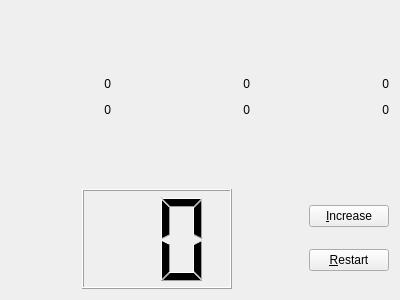
<?xml version="1.0" encoding="UTF-8"?>
<ui version="4.0">
 <class>Form</class>
 <widget class="QWidget" name="Form">
  <property name="geometry">
   <rect>
    <x>0</x>
    <y>0</y>
    <width>400</width>
    <height>300</height>
   </rect>
  </property>
  <property name="windowTitle">
   <string>Form</string>
  </property>
  <layout class="QGridLayout" name="gridLayout">
   <item row="0" column="0">
    <spacer name="verticalSpacer_2">
     <property name="orientation">
      <enum>Qt::Vertical</enum>
     </property>
     <property name="sizeHint" stdset="0">
      <size>
       <width>20</width>
       <height>53</height>
      </size>
     </property>
    </spacer>
   </item>
   <item row="1" column="0">
    <layout class="QHBoxLayout" name="horizontalLayout">
     <item>
      <widget class="mylabel" name="label_7">
       <property name="enabled">
        <bool>true</bool>
       </property>
       <property name="minimumSize">
        <size>
         <width>100</width>
         <height>20</height>
        </size>
       </property>
       <property name="text">
        <string>0</string>
       </property>
       <property name="alignment">
        <set>Qt::AlignRight|Qt::AlignTrailing|Qt::AlignVCenter</set>
       </property>
      </widget>
     </item>
     <item>
      <spacer name="horizontalSpacer">
       <property name="orientation">
        <enum>Qt::Horizontal</enum>
       </property>
       <property name="sizeHint" stdset="0">
        <size>
         <width>13</width>
         <height>20</height>
        </size>
       </property>
      </spacer>
     </item>
     <item>
      <widget class="mylabel" name="label_2">
       <property name="minimumSize">
        <size>
         <width>100</width>
         <height>20</height>
        </size>
       </property>
       <property name="text">
        <string>0</string>
       </property>
       <property name="alignment">
        <set>Qt::AlignRight|Qt::AlignTrailing|Qt::AlignVCenter</set>
       </property>
      </widget>
     </item>
     <item>
      <spacer name="horizontalSpacer_2">
       <property name="orientation">
        <enum>Qt::Horizontal</enum>
       </property>
       <property name="sizeHint" stdset="0">
        <size>
         <width>13</width>
         <height>20</height>
        </size>
       </property>
      </spacer>
     </item>
     <item>
      <widget class="mylabel" name="label_3">
       <property name="minimumSize">
        <size>
         <width>100</width>
         <height>20</height>
        </size>
       </property>
       <property name="text">
        <string>0</string>
       </property>
       <property name="alignment">
        <set>Qt::AlignRight|Qt::AlignTrailing|Qt::AlignVCenter</set>
       </property>
      </widget>
     </item>
    </layout>
   </item>
   <item row="2" column="0">
    <layout class="QHBoxLayout" name="horizontalLayout_2">
     <item>
      <widget class="mylabel" name="label_4">
       <property name="minimumSize">
        <size>
         <width>100</width>
         <height>20</height>
        </size>
       </property>
       <property name="text">
        <string>0</string>
       </property>
       <property name="alignment">
        <set>Qt::AlignRight|Qt::AlignTrailing|Qt::AlignVCenter</set>
       </property>
      </widget>
     </item>
     <item>
      <spacer name="horizontalSpacer_3">
       <property name="orientation">
        <enum>Qt::Horizontal</enum>
       </property>
       <property name="sizeHint" stdset="0">
        <size>
         <width>13</width>
         <height>20</height>
        </size>
       </property>
      </spacer>
     </item>
     <item>
      <widget class="mylabel" name="label_5">
       <property name="minimumSize">
        <size>
         <width>100</width>
         <height>20</height>
        </size>
       </property>
       <property name="text">
        <string>0</string>
       </property>
       <property name="alignment">
        <set>Qt::AlignRight|Qt::AlignTrailing|Qt::AlignVCenter</set>
       </property>
      </widget>
     </item>
     <item>
      <spacer name="horizontalSpacer_4">
       <property name="orientation">
        <enum>Qt::Horizontal</enum>
       </property>
       <property name="sizeHint" stdset="0">
        <size>
         <width>13</width>
         <height>20</height>
        </size>
       </property>
      </spacer>
     </item>
     <item>
      <widget class="mylabel" name="label_6">
       <property name="minimumSize">
        <size>
         <width>100</width>
         <height>20</height>
        </size>
       </property>
       <property name="text">
        <string>0</string>
       </property>
       <property name="alignment">
        <set>Qt::AlignRight|Qt::AlignTrailing|Qt::AlignVCenter</set>
       </property>
      </widget>
     </item>
    </layout>
   </item>
   <item row="3" column="0">
    <spacer name="verticalSpacer">
     <property name="orientation">
      <enum>Qt::Vertical</enum>
     </property>
     <property name="sizeHint" stdset="0">
      <size>
       <width>20</width>
       <height>53</height>
      </size>
     </property>
    </spacer>
   </item>
   <item row="4" column="0">
    <layout class="QHBoxLayout" name="horizontalLayout_3">
     <item>
      <spacer name="horizontalSpacer_6">
       <property name="orientation">
        <enum>Qt::Horizontal</enum>
       </property>
       <property name="sizeHint" stdset="0">
        <size>
         <width>28</width>
         <height>20</height>
        </size>
       </property>
      </spacer>
     </item>
     <item>
      <widget class="mynumber" name="lcdNumber">
       <property name="minimumSize">
        <size>
         <width>150</width>
         <height>100</height>
        </size>
       </property>
       <property name="digitCount">
        <number>2</number>
       </property>
       <property name="mode">
        <enum>QLCDNumber::Dec</enum>
       </property>
      </widget>
     </item>
     <item>
      <spacer name="horizontalSpacer_5">
       <property name="orientation">
        <enum>Qt::Horizontal</enum>
       </property>
       <property name="sizeHint" stdset="0">
        <size>
         <width>28</width>
         <height>20</height>
        </size>
       </property>
      </spacer>
     </item>
     <item>
      <layout class="QVBoxLayout" name="verticalLayout">
       <item>
        <widget class="QPushButton" name="pushButton">
         <property name="text">
          <string>&amp;Increase</string>
         </property>
        </widget>
       </item>
       <item>
        <widget class="QPushButton" name="pushButton_2">
         <property name="text">
          <string>&amp;Restart</string>
         </property>
        </widget>
       </item>
      </layout>
     </item>
    </layout>
   </item>
  </layout>
 </widget>
 <customwidgets>
  <customwidget>
   <class>mylabel</class>
   <extends>QLabel</extends>
   <header>mylabel.h</header>
   <slots>
    <signal>increaseNext()</signal>
    <signal>sendValue(int)</signal>
    <slot>increase()</slot>
    <slot>labelToZero()</slot>
    <slot>getResult(int)</slot>
   </slots>
  </customwidget>
  <customwidget>
   <class>mynumber</class>
   <extends>QLCDNumber</extends>
   <header>mynumber.h</header>
   <slots>
    <slot>getResult(int)</slot>
    <slot>resetResult()</slot>
    <slot>newResult()</slot>
   </slots>
  </customwidget>
 </customwidgets>
 <resources/>
 <connections>
  <connection>
   <sender>label_6</sender>
   <signal>increaseNext()</signal>
   <receiver>label_5</receiver>
   <slot>increase()</slot>
   <hints>
    <hint type="sourcelabel">
     <x>337</x>
     <y>110</y>
    </hint>
    <hint type="destinationlabel">
     <x>200</x>
     <y>110</y>
    </hint>
   </hints>
  </connection>
  <connection>
   <sender>label_5</sender>
   <signal>increaseNext()</signal>
   <receiver>label_4</receiver>
   <slot>increase()</slot>
   <hints>
    <hint type="sourcelabel">
     <x>200</x>
     <y>110</y>
    </hint>
    <hint type="destinationlabel">
     <x>63</x>
     <y>110</y>
    </hint>
   </hints>
  </connection>
  <connection>
   <sender>label_4</sender>
   <signal>increaseNext()</signal>
   <receiver>label_3</receiver>
   <slot>increase()</slot>
   <hints>
    <hint type="sourcelabel">
     <x>63</x>
     <y>110</y>
    </hint>
    <hint type="destinationlabel">
     <x>337</x>
     <y>60</y>
    </hint>
   </hints>
  </connection>
  <connection>
   <sender>label_3</sender>
   <signal>increaseNext()</signal>
   <receiver>label_2</receiver>
   <slot>increase()</slot>
   <hints>
    <hint type="sourcelabel">
     <x>337</x>
     <y>60</y>
    </hint>
    <hint type="destinationlabel">
     <x>200</x>
     <y>60</y>
    </hint>
   </hints>
  </connection>
  <connection>
   <sender>label_2</sender>
   <signal>increaseNext()</signal>
   <receiver>label_7</receiver>
   <slot>increase()</slot>
   <hints>
    <hint type="sourcelabel">
     <x>200</x>
     <y>60</y>
    </hint>
    <hint type="destinationlabel">
     <x>63</x>
     <y>60</y>
    </hint>
   </hints>
  </connection>
  <connection>
   <sender>label_5</sender>
   <signal>sendValue(int)</signal>
   <receiver>lcdNumber</receiver>
   <slot>getResult(int)</slot>
   <hints>
    <hint type="sourcelabel">
     <x>200</x>
     <y>110</y>
    </hint>
    <hint type="destinationlabel">
     <x>99</x>
     <y>224</y>
    </hint>
   </hints>
  </connection>
  <connection>
   <sender>pushButton_2</sender>
   <signal>clicked()</signal>
   <receiver>lcdNumber</receiver>
   <slot>resetResult()</slot>
   <hints>
    <hint type="sourcelabel">
     <x>325</x>
     <y>262</y>
    </hint>
    <hint type="destinationlabel">
     <x>99</x>
     <y>224</y>
    </hint>
   </hints>
  </connection>
  <connection>
   <sender>label_7</sender>
   <signal>sendValue(int)</signal>
   <receiver>lcdNumber</receiver>
   <slot>getResult(int)</slot>
   <hints>
    <hint type="sourcelabel">
     <x>63</x>
     <y>60</y>
    </hint>
    <hint type="destinationlabel">
     <x>99</x>
     <y>224</y>
    </hint>
   </hints>
  </connection>
  <connection>
   <sender>pushButton_2</sender>
   <signal>clicked()</signal>
   <receiver>label_6</receiver>
   <slot>labelToZero()</slot>
   <hints>
    <hint type="sourcelabel">
     <x>325</x>
     <y>262</y>
    </hint>
    <hint type="destinationlabel">
     <x>337</x>
     <y>110</y>
    </hint>
   </hints>
  </connection>
  <connection>
   <sender>pushButton</sender>
   <signal>clicked()</signal>
   <receiver>lcdNumber</receiver>
   <slot>newResult()</slot>
   <hints>
    <hint type="sourcelabel">
     <x>325</x>
     <y>217</y>
    </hint>
    <hint type="destinationlabel">
     <x>99</x>
     <y>224</y>
    </hint>
   </hints>
  </connection>
  <connection>
   <sender>pushButton_2</sender>
   <signal>clicked()</signal>
   <receiver>label_2</receiver>
   <slot>labelToZero()</slot>
   <hints>
    <hint type="sourcelabel">
     <x>325</x>
     <y>262</y>
    </hint>
    <hint type="destinationlabel">
     <x>200</x>
     <y>60</y>
    </hint>
   </hints>
  </connection>
  <connection>
   <sender>pushButton_2</sender>
   <signal>clicked()</signal>
   <receiver>label_7</receiver>
   <slot>labelToZero()</slot>
   <hints>
    <hint type="sourcelabel">
     <x>325</x>
     <y>262</y>
    </hint>
    <hint type="destinationlabel">
     <x>63</x>
     <y>60</y>
    </hint>
   </hints>
  </connection>
  <connection>
   <sender>pushButton</sender>
   <signal>clicked()</signal>
   <receiver>label_6</receiver>
   <slot>increase()</slot>
   <hints>
    <hint type="sourcelabel">
     <x>325</x>
     <y>217</y>
    </hint>
    <hint type="destinationlabel">
     <x>337</x>
     <y>110</y>
    </hint>
   </hints>
  </connection>
  <connection>
   <sender>pushButton_2</sender>
   <signal>clicked()</signal>
   <receiver>label_4</receiver>
   <slot>labelToZero()</slot>
   <hints>
    <hint type="sourcelabel">
     <x>325</x>
     <y>262</y>
    </hint>
    <hint type="destinationlabel">
     <x>63</x>
     <y>110</y>
    </hint>
   </hints>
  </connection>
  <connection>
   <sender>label_2</sender>
   <signal>sendValue(int)</signal>
   <receiver>lcdNumber</receiver>
   <slot>getResult(int)</slot>
   <hints>
    <hint type="sourcelabel">
     <x>200</x>
     <y>60</y>
    </hint>
    <hint type="destinationlabel">
     <x>99</x>
     <y>224</y>
    </hint>
   </hints>
  </connection>
  <connection>
   <sender>label_4</sender>
   <signal>sendValue(int)</signal>
   <receiver>lcdNumber</receiver>
   <slot>getResult(int)</slot>
   <hints>
    <hint type="sourcelabel">
     <x>63</x>
     <y>110</y>
    </hint>
    <hint type="destinationlabel">
     <x>99</x>
     <y>224</y>
    </hint>
   </hints>
  </connection>
  <connection>
   <sender>label_3</sender>
   <signal>sendValue(int)</signal>
   <receiver>lcdNumber</receiver>
   <slot>getResult(int)</slot>
   <hints>
    <hint type="sourcelabel">
     <x>337</x>
     <y>60</y>
    </hint>
    <hint type="destinationlabel">
     <x>99</x>
     <y>224</y>
    </hint>
   </hints>
  </connection>
  <connection>
   <sender>label_6</sender>
   <signal>sendValue(int)</signal>
   <receiver>lcdNumber</receiver>
   <slot>getResult(int)</slot>
   <hints>
    <hint type="sourcelabel">
     <x>337</x>
     <y>110</y>
    </hint>
    <hint type="destinationlabel">
     <x>99</x>
     <y>224</y>
    </hint>
   </hints>
  </connection>
  <connection>
   <sender>pushButton_2</sender>
   <signal>clicked()</signal>
   <receiver>label_3</receiver>
   <slot>labelToZero()</slot>
   <hints>
    <hint type="sourcelabel">
     <x>325</x>
     <y>262</y>
    </hint>
    <hint type="destinationlabel">
     <x>337</x>
     <y>60</y>
    </hint>
   </hints>
  </connection>
  <connection>
   <sender>pushButton_2</sender>
   <signal>clicked()</signal>
   <receiver>label_5</receiver>
   <slot>labelToZero()</slot>
   <hints>
    <hint type="sourcelabel">
     <x>325</x>
     <y>262</y>
    </hint>
    <hint type="destinationlabel">
     <x>200</x>
     <y>110</y>
    </hint>
   </hints>
  </connection>
 </connections>
</ui>
